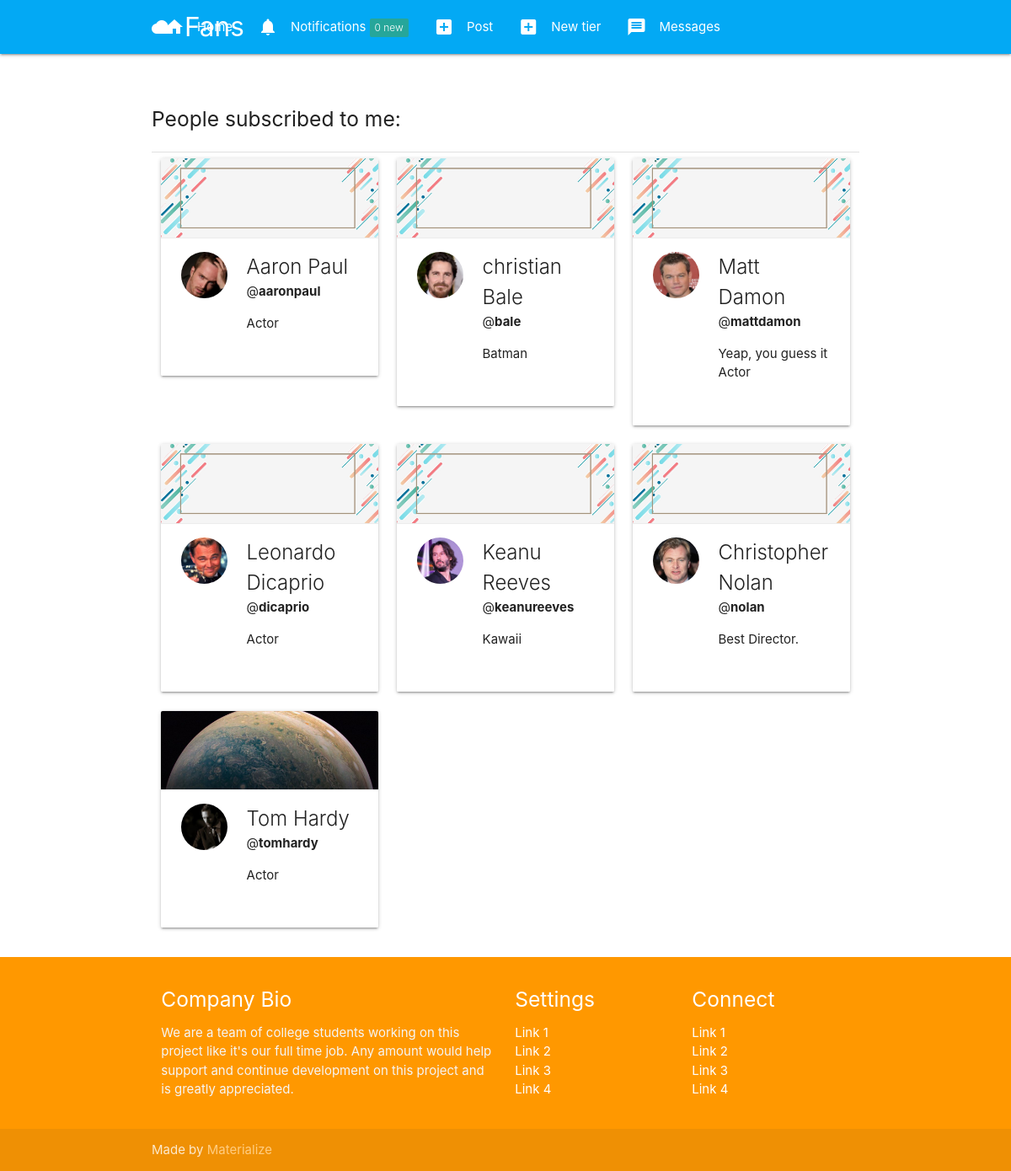
The page /sub/myfans/ (signed in) on the database its author committed.
### tier/models.py (models this page shows, shortened)
class Subscription(models.Model):
    subscriber = models.ForeignKey(User, on_delete=models.CASCADE, related_name='subscriber')
    subscribed = models.ForeignKey(User, on_delete=models.CASCADE, related_name='subscribed')
    tier = models.ForeignKey(Tier, on_delete=models.CASCADE, related_name='tier')
    date = models.DateTimeField(auto_now_add=True)
    expired = models.BooleanField(default=False)

### authy/models.py (models this page shows, shortened)
class Profile(models.Model):
	user = models.OneToOneField(User, on_delete=models.CASCADE, related_name='profile')
	location = models.CharField(max_length=50, null=True, blank=True)
	url = models.CharField(max_length=80, null=True, blank=True)
	profile_info = models.TextField(max_length=150, null=True, blank=True)
	created = models.DateField(auto_now_add=True)
	picture = models.ImageField(upload_to=user_directory_path_profile, blank=True, null=True, verbose_name='Picture')
	banner = models.ImageField(upload_to=user_directory_path_banner, blank=True, null=True, verbose_name='Banner')

### tier/views.py (the view)
# urls.py: path('myfans/', FansList, name='myfans'),
def FansList(request):
    my_fans = Subscription.objects.filter(subscribed=request.user)
    context = {
        'my_fans': my_fans
    }
    return render(request, 'fans_list.html', context)

### authy/views.py (called while the page is built)
def SideNavInfo(request):
	user = request.user
	nav_profile = None
	fans = None
	follows = None
	if user.is_authenticated:
		nav_profile = Profile.objects.get(user=user)
		fans = Subscription.objects.filter(subscribed=user).count()
		follows = Subscription.objects.filter(subscriber=user).count()
	return {'nav_profile': nav_profile, 'fans': fans, 'follows': follows}

### direct/views.py (called while the page is built)
def CheckDirects(request):
    directs_count = 0
    if request.user.is_authenticated:
        directs_count = Message.objects.filter(user=request.user, is_read=False).count()
    return {'directs_count': directs_count}

### notifications/views.py (called while the page is built)
def CountNotifications(request):
    count_notifications = None
    if request.user.is_authenticated:
        count_notifications = Notification.objects.filter(user=request.user, is_seen=False).count()
    return {'count_notifications': count_notifications}

### fans_clone/templates/fans_list.html (shortened to what this page needs)
{% extends 'base.html' %}
{% load static %}
{% block content %}
<div class="section">
  <h5>People subscribed to me:</h5>
</div>
<div class="divider"></div>
{% for person in my_fans %}
    <div class="col s12 m4">
              <div class="card">
                <div class="card-image">
                {% if person.subscriber.profile.banner %}
                    <img src="{{ person.subscriber.profile.banner.url }}">
                  {% else %}
                    <img src="{% static 'img/nobanner.jpg' %}">
                  {% endif %}
                </div>
                <div class="card-action">
                    <div class="row">
                        <div class="col s4">
                        {% if person.subscriber.profile.picture %}
                            <img src="{{ person.subscriber.profile.picture.url }}" class="circle responsive-img">
                          {% else %}
                            <img src="{% static 'img/no_avatar.jpg' %}" class="circle responsive-img">
                          {% endif %}
                        </div>
                        <div class="col s8">
                            <span class="card-title">
                                {{ person.subscriber.first_name }} {{ person.subscriber.last_name }}
                            </span>
                            <br>
                            <span>@<b>{{ person.subscriber.username }}</b></span>
                            <p>{{ person.subscriber.profile.profile_info }}</p>
                        </div>
                    </div>
                </div>
              </div>
    </div>
{% endfor %}
{% endblock %}

### fans_clone/templates/base.html (shortened to what this page needs)
{% load static %}
<!DOCTYPE html>
<html lang="en">
<head>
  <link href="{% static 'css/materialize.css' %}" type="text/css" rel="stylesheet" media="screen,projection"/>
  <link href="{% static 'css/style.css' %}" type="text/css" rel="stylesheet" media="screen,projection"/>
</head>
<body>
  <nav class="light-blue" role="navigation">
    <div class="nav-wrapper container">
      <a href="{% url 'index' %}" class="brand-logo"><i class="material-icons">cloud</i>Fans</a>
      <ul class="right hide-on-med-and-down">
        <li><a href="{% url 'index' %}"><i class="material-icons left">home</i>Home</a></li>
        <li><a href="{% url 'show-notifications' %}"><i class="material-icons left">notifications</i>Notifications<span class="new badge">{{ count_notifications }}</span></a></li>
        <li><a href="{% url 'newpost' %}"><i class="material-icons left">add_box</i>Post</a></li>
        <li><a href="{% url 'newtier' %}"><i class="material-icons left">add_box</i>New tier</a></li>
        <li><a href="{% url 'inbox' %}"><i class="material-icons left">message</i>Messages</a></li>
        <li><a href="#" data-target="slide-out" class="sidenav-trigger show-on-large"><i class="material-icons left">person</i>Profile</a></li>
      </ul>
    </div>
  </nav>
<div class="container">
  <div class="row">
    {% block content %}
    {% endblock %}
  </div>
</div>
  <footer class="page-footer orange">
    <div class="container">
      <div class="row">
        <div class="col l6 s12">
          <h5 class="white-text">Company Bio</h5>
          <p class="grey-text text-lighten-4">We are a team of college students working on this project like it's our full time job. Any amount would help support and continue development on this project and is greatly appreciated.</p>
        </div>
        <div class="col l3 s12">
          <h5 class="white-text">Settings</h5>
          <ul>
            <li><a class="white-text" href="#!">Link 1</a></li>
            <li><a class="white-text" href="#!">Link 2</a></li>
            <li><a class="white-text" href="#!">Link 3</a></li>
            <li><a class="white-text" href="#!">Link 4</a></li>
          </ul>
        </div>
        <div class="col l3 s12">
          <h5 class="white-text">Connect</h5>
          <ul>
            <li><a class="white-text" href="#!">Link 1</a></li>
            <li><a class="white-text" href="#!">Link 2</a></li>
            <li><a class="white-text" href="#!">Link 3</a></li>
            <li><a class="white-text" href="#!">Link 4</a></li>
          </ul>
        </div>
      </div>
    </div>
    <div class="footer-copyright">
      <div class="container">
      Made by <a class="orange-text text-lighten-3" href="http://materializecss.com">Materialize</a>
      </div>
    </div>
  </footer>
  </body>
</html>

### rows shown on the page
Subscription: subscriber.profile.picture (placeholder picture), subscriber.first_name "Aaron", subscriber.last_name "Paul", subscriber.username "aaronpaul", subscriber.profile.profile_info "Actor"
Subscription: subscriber.profile.picture (placeholder picture), subscriber.first_name "christian", subscriber.last_name "Bale", subscriber.username "bale", subscriber.profile.profile_info "Batman"
Subscription: subscriber.profile.picture (placeholder picture), subscriber.first_name "Matt", subscriber.last_name "Damon", subscriber.username "mattdamon", subscriber.profile.profile_info "Yeap, you guess it Actor"
Subscription: subscriber.profile.picture (placeholder picture), subscriber.first_name "Leonardo", subscriber.last_name "Dicaprio", subscriber.username "dicaprio", subscriber.profile.profile_info "Actor"
Subscription: subscriber.profile.picture (placeholder picture), subscriber.first_name "Keanu", subscriber.last_name "Reeves", subscriber.username "keanureeves", subscriber.profile.profile_info "Kawaii"
Subscription: subscriber.profile.picture (placeholder picture), subscriber.first_name "Christopher", subscriber.last_name "Nolan", subscriber.username "nolan", subscriber.profile.profile_info "Best Director."
Subscription: subscriber.profile.banner (picture), subscriber.profile.picture (placeholder picture), subscriber.first_name "Tom", subscriber.last_name "Hardy", subscriber.username "tomhardy", subscriber.profile.profile_info "Actor"

### other values the page prints
{{ count_notifications }} "0"
